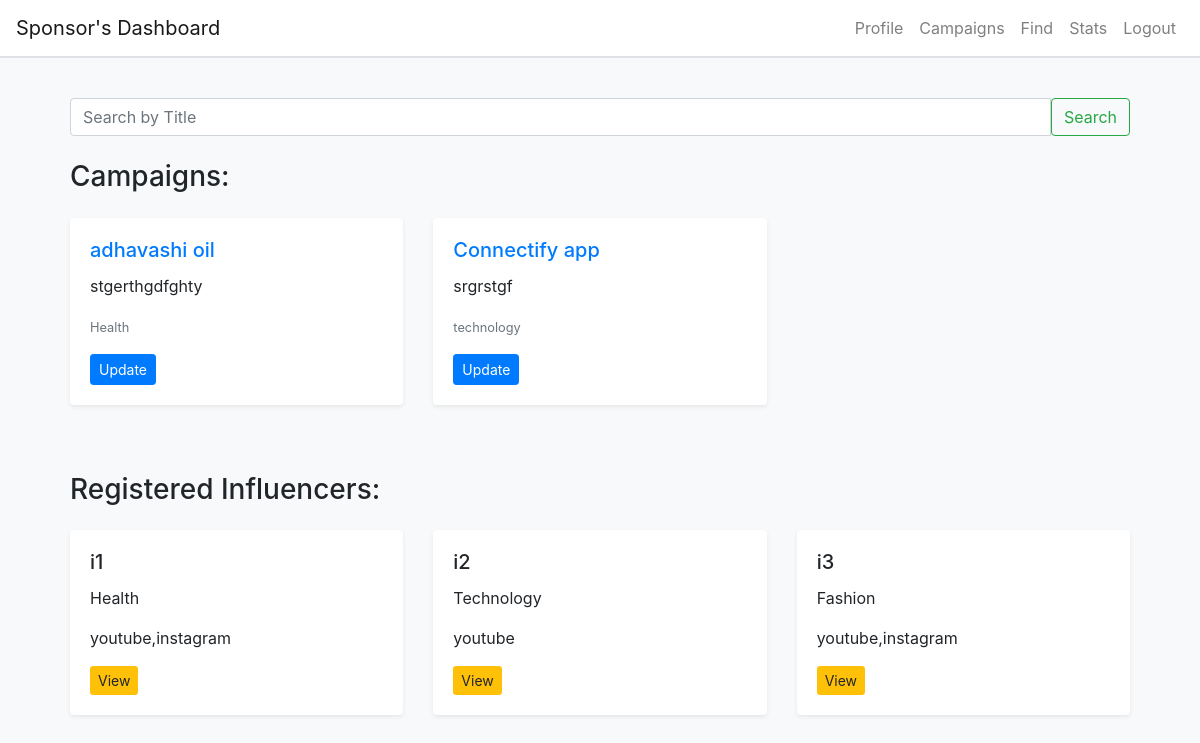
Page /sponsor_find (signed in) on the committed database.
### app.py (models this page shows, shortened)
class Campaign(db.Model):
    id = db.Column(db.Integer, primary_key=True)
    title = db.Column(db.String(100), nullable=False)
    description = db.Column(db.Text, nullable=False)
    image = db.Column(db.String(200), nullable=True)
    niche = db.Column(db.String(50), nullable=False)
    budget = db.Column(db.Float, nullable=False)  # New column for budget
    is_public = db.Column(db.Boolean, nullable=False, default=True)
    start_date = db.Column(db.DateTime, nullable=False)
    end_date = db.Column(db.DateTime, nullable=False)
    is_flagged = db.Column(db.Boolean, default=False)
    influencer_id = db.Column(db.Integer, db.ForeignKey('influencers.id'))
    influencer = db.relationship('Influencer', back_populates='campaigns')
    sponsor_id = db.Column(db.Integer, db.ForeignKey('sponsors.id'), nullable=False)
    sponsor = db.relationship('Sponsor', backref='campaigns')

class Influencer(db.Model):
    __tablename__ = 'influencers'
    id = db.Column(db.Integer, primary_key=True, autoincrement=True)
    user_id = db.Column(db.Integer, db.ForeignKey('users.id'), nullable=False)
    profile_pic = db.Column(db.String(100), default='default_profile_pic.jpg')
    category = db.Column(db.String(100), nullable=False)
    niche = db.Column(db.String(100), nullable=False)
    created_at = db.Column(db.DateTime, default=datetime.utcnow)
    social_networks = db.Column(db.String, nullable=True)
    reach = db.Column(db.String(100), nullable=False)
    is_flagged = db.Column(db.Boolean, default=False)
    ad_requests = db.relationship('AdRequest', backref='influencer', lazy=True)
    user = db.relationship('User', back_populates='influencer')
    campaigns = db.relationship('Campaign', back_populates='influencer')

class User(db.Model):
    __tablename__ = 'users'
    id = db.Column(db.Integer, primary_key=True, autoincrement=True)
    name = db.Column(db.String(100), nullable=False)
    username = db.Column(db.String, unique=True, nullable=False)
    email = db.Column(db.String, unique=True, nullable=False)
    password = db.Column(db.String, nullable=False)
    created_at = db.Column(db.DateTime, default=datetime.utcnow)
    user_role = db.Column(db.String(50), nullable=False)
    sponsor = db.relationship('Sponsor', back_populates='user', uselist=False)
    influencer = db.relationship('Influencer', back_populates='user', uselist=False)

### app.py (the view)
@app.route('/sponsor_find')
def sponsor_find():
    if 'user_id' not in session or session.get('user_role') != 'sponsor':
        flash('You need to log in first.', 'warning')
        return redirect(url_for('login'))
    sponsor = Sponsor.query.filter_by(user_id=session['user_id']).first()
    search_query = request.args.get('search')
    if search_query:
        campaigns = Campaign.query.filter(Campaign.sponsor_id == sponsor.id, Campaign.title.ilike(f"%{search_query}%")).all()
        influencers = Influencer.query.join(User).filter(User.name.ilike(f"%{search_query}%")).all()
    else:
        campaigns = Campaign.query.filter_by(sponsor_id=sponsor.id).all()
        influencers = Influencer.query.all()
    return render_template('sponsor_find.html', user_role='sponsor', campaigns=campaigns,influencers=influencers)

### templates/sponsor_find.html (shortened to what this page needs)
{% extends "base.html" %} {% block title %}Find{% endblock %} {% block content
%}
<div class="dashboard">
  <div class="d-flex justify-content-between align-items-center mb-4">
    <form
      class="input-group"
      method="GET"
      action="{{ url_for('sponsor_find') }}"
    >
      <input
        type="text"
        class="form-control"
        name="search"
        placeholder="Search by Title"
        aria-label="Search by Title"
      />
      <button class="btn btn-outline-success" type="submit">Search</button>
    </form>
  </div>
  <h3 class="mt-4">Campaigns:</h3>
  <div class="row mt-4">
    {% if campaigns %} {% for campaign in campaigns %}
    <div class="col-md-4 mb-4">
      <div class="card shadow-sm">
        <div class="card-body">
          <h5 class="card-title">
            <a
              href="{{ url_for('view_campaign_details', campaign_id=campaign.id) }}"
              >{{ campaign.title }}</a
            >
          </h5>
          <p class="card-text">{{ campaign.description }}</p>
          <p class="card-text">
            <small class="text-muted">{{ campaign.niche }}</small>
          </p>
          <div class="mt-3">
            <a
              href="{{ url_for('update_campaign', campaign_id=campaign.id) }}"
              class="btn btn-primary btn-sm"
              >Update</a
            >
          </div>
        </div>
      </div>
    </div>
    {% endfor %} {% else %}
    <p>No campaigns found.</p>
    {% endif %}
  </div>
  <h3 class="mt-4">Registered Influencers:</h3>
  <div class="row mt-4">
    {% if influencers %} {% for influencer in influencers %}
    <div class="col-md-4 mb-4">
      <div class="card shadow-sm">
        <div class="card-body">
          <h5 class="card-title">{{ influencer.user.name }}</h5>
          <p class="card-text">{{ influencer.category }}</p>
          <p class="card-text">{{ influencer.social_networks }}</p>
          <div class="mt-3">
            <a
              href="{{ url_for('view_influencer_details', influencer_id=influencer.id) }}"
              class="btn btn-view btn-sm"
              >View</a
            >
          </div>
        </div>
      </div>
    </div>
    {% endfor %} {% else %}
    <p>No influencers found.</p>
    {% endif %}
  </div>
</div>
{% endblock %}

### templates/base.html (shortened to what this page needs)
<!DOCTYPE html>
<html lang="en">
  <head>
    <link
      rel="stylesheet"
      href="https://stackpath.bootstrapcdn.com/bootstrap/4.5.2/css/bootstrap.min.css"
    />
  </head>
  <body>
    <nav class="navbar navbar-expand-lg navbar-light">
      <a
        class="navbar-brand"
        href="{% if user_role == 'admin' %}
                                         {{ url_for('admin_dashboard') }}
                                         {% elif user_role == 'influencer' %}
                                         {{ url_for('influencer_dashboard') }}
                                         {% elif user_role == 'sponsor' %}
                                         {{ url_for('sponsor_dashboard') }}
                                         {% endif %}"
      >
        {% if user_role == 'admin' %} Admin's Dashboard {% elif user_role ==
        'influencer' %} Influencer's Dashboard {% elif user_role == 'sponsor' %}
        Sponsor's Dashboard {% endif %}
      </a>
      <div class="collapse navbar-collapse">
        <ul class="navbar-nav ml-auto">
          <li class="nav-item">
            <a
              class="nav-link"
              href="{% if user_role == 'admin' %}
                                         {{ url_for('admin_info') }}
                                         {% elif user_role == 'influencer' %}
                                         {{ url_for('influencer_profile') }}
                                         {% elif user_role == 'sponsor' %}
                                         {{ url_for('sponsor_profile') }}
                                         {% endif %}"
            >
              {% if user_role == 'admin' %} Info {% elif user_role ==
              'influencer' or user_role == 'sponsor' %} Profile {% endif %}
            </a>
          </li>
          {% if user_role == 'sponsor' %}
          <li class="nav-item">
            <a class="nav-link" href="{{ url_for('sponsor_campaigns') }}"
              >Campaigns</a
            >
          </li>
          {% endif %}
          <li class="nav-item">
            <a
              class="nav-link"
              href="{% if user_role == 'admin' %}
                                         {{ url_for('admin_find') }}
                                         {% elif user_role == 'influencer' %}
                                         {{ url_for('influencer_find') }}
                                         {% elif user_role == 'sponsor' %}
                                         {{ url_for('sponsor_find') }}
                                         {% endif %}"
              >Find</a
            >
          </li>
          <li class="nav-item">
            <a
              class="nav-link"
              href="{% if user_role == 'admin' %}
                                         {{ url_for('admin_stats') }}
                                         {% elif user_role == 'influencer' %}
                                         {{ url_for('influencer_stats') }}
                                         {% elif user_role == 'sponsor' %}
                                         {{ url_for('sponsor_stats') }}
                                         {% endif %}"
              >Stats</a
            >
          </li>
          <li class="nav-item">
            <a class="nav-link" href="{{ url_for('logout') }}">Logout</a>
          </li>
        </ul>
      </div>
    </nav>
    <div class="container dashboard">
       {% block content %}{% endblock %}
    </div>
  </body>
</html>

### templates/base.html (style rules this page uses)
body { background-color: #f8f9fa; }
.navbar { background-color: #ffffff; border-bottom: 2px solid #dee2e6; }
.navbar-nav .nav-link { color: #495057; }
.dashboard { padding: 20px; }
.card { margin-bottom: 20px; border: none; box-shadow: 0 0 10px rgba(0, 0, 0, 0.1); }
.btn-view { background-color: #ffc107; border: none; }

### templates/sponsor_find.html (style rules this page uses)
.btn-view { background-color: #ffc107; border: none; }

### rows in the picture
Campaign: title "adhavashi oil", description "stgerthgdfghty", niche "Health"
Campaign: title "Connectify app", description "srgrstgf", niche "technology"
Influencer: user.name "i1", category "Health", social_networks "youtube,instagram"
Influencer: user.name "i2", category "Technology", social_networks "youtube"
Influencer: user.name "i3", category "Fashion", social_networks "youtube,instagram"
